Frame 1 (no input): blank canvas, image omitted
Frame 60 (the mouse pressed at the canvas centre just before this capture): blank canvas, image omitted
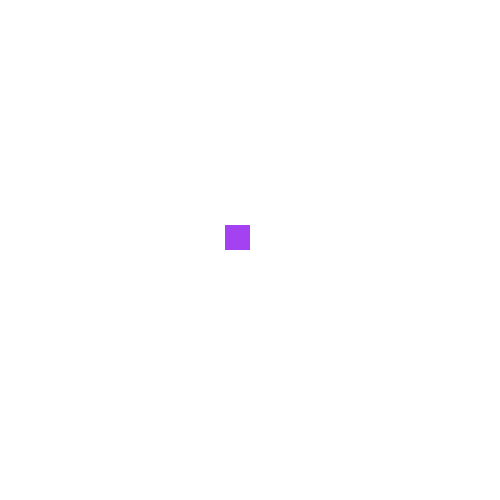
Frame 120 (the mouse held since frame 60 and released just before this capture)

The Processing sketch whose frames 1 and 60 were blank and that drew this single picture after the mouse press (run headless with seeded random() and noise(); from frame 60 on, the mouse is pressed at the canvas centre):

// Processing sketch: HW2
// ── HW2.pde
int numOfTiles = 20;
int tileSize;
color c[][] = new color[numOfTiles][numOfTiles];

void setup() {
  size(500, 500);
  tileSize = width/numOfTiles;
  
  for(int i = 0; i < numOfTiles; i++){
    for(int j = 0; j < numOfTiles; j++){
      c[i][j] = 255;
    }
  }
}

void draw() {
  background(255);
  
  for(int i = numOfTiles-1; i > -1; i--){
    for(int j = numOfTiles-1; j > -1; j--){
      noStroke();
      fill(c[i][j]);
      rect(i*tileSize, j*tileSize, tileSize, tileSize);
    }
  }
}

void mousePressed(){
  for(int i = numOfTiles-1; i > -1; i--){
    for(int j = numOfTiles-1; j > -1; j--){
      if(mouseX > i*tileSize && mouseX <= (i+1)*tileSize && mouseY > j*tileSize && mouseY <=(j+1)*tileSize){
        c[i][j] = color(random(0, 255), random(0, 255), random(0, 255));
      }
    }
  }
}
